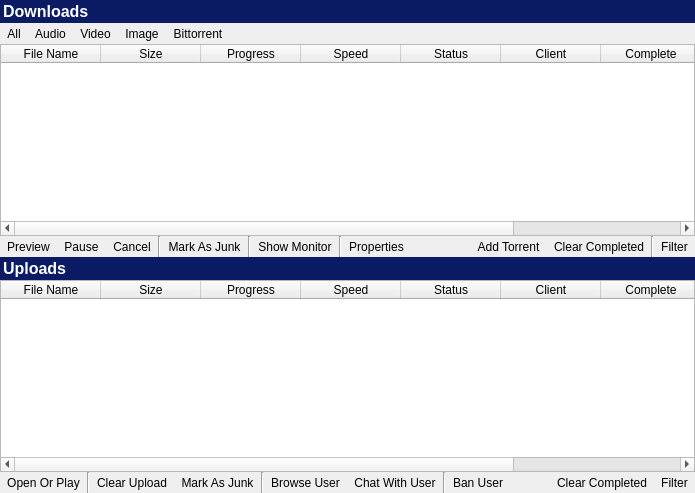
      <widget class="QWidget" name="pageTransfers">
       <layout class="QGridLayout" name="gridLayout_6">
        <property name="margin">
         <number>0</number>
        </property>
        <property name="spacing">
         <number>0</number>
        </property>
        <item row="0" column="0">
         <widget class="QFrame" name="frameDownloads">
          <property name="frameShape">
           <enum>QFrame::NoFrame</enum>
          </property>
          <property name="frameShadow">
           <enum>QFrame::Plain</enum>
          </property>
          <layout class="QGridLayout" name="gridLayout_33">
           <property name="margin">
            <number>0</number>
           </property>
           <property name="spacing">
            <number>0</number>
           </property>
           <item row="0" column="0">
            <widget class="QFrame" name="frameDownloadsHeader">
             <property name="minimumSize">
              <size>
               <width>0</width>
               <height>23</height>
              </size>
             </property>
             <property name="styleSheet">
              <string notr="true">background-color: rgb(11, 27, 99);</string>
             </property>
             <property name="frameShape">
              <enum>QFrame::NoFrame</enum>
             </property>
             <property name="frameShadow">
              <enum>QFrame::Raised</enum>
             </property>
             <layout class="QGridLayout" name="gridLayout_51">
              <property name="margin">
               <number>0</number>
              </property>
              <property name="spacing">
               <number>0</number>
              </property>
              <item row="0" column="0">
               <widget class="QLabel" name="labelDownloadsHeader">
                <property name="text">
                 <string>&lt;!DOCTYPE HTML PUBLIC &quot;-//W3C//DTD HTML 4.0//EN&quot; &quot;http://www.w3.org/TR/REC-html40/strict.dtd&quot;&gt;
&lt;html&gt;&lt;head&gt;&lt;meta name=&quot;qrichtext&quot; content=&quot;1&quot; /&gt;&lt;style type=&quot;text/css&quot;&gt;
p, li { white-space: pre-wrap; }
&lt;/style&gt;&lt;/head&gt;&lt;body style=&quot; font-family:'MS Shell Dlg 2'; font-size:8.25pt; font-weight:400; font-style:normal;&quot;&gt;
&lt;p style=&quot; margin-top:0px; margin-bottom:0px; margin-left:0px; margin-right:0px; -qt-block-indent:0; text-indent:0px;&quot;&gt;&lt;img src=&quot;:/Icons/FileType/Resource/24x24 File Type/Earth Download_32.png&quot; /&gt;&lt;span style=&quot; font-size:8pt;&quot;&gt; &lt;/span&gt;&lt;span style=&quot; font-size:12pt; font-weight:600; color:#ffffff;&quot;&gt;Downloads&lt;/span&gt;&lt;/p&gt;&lt;/body&gt;&lt;/html&gt;</string>
                </property>
               </widget>
              </item>
             </layout>
            </widget>
           </item>
           <item row="2" column="0">
            <widget class="QTableWidget" name="tableWidgetDownloads">
             <column>
              <property name="text">
               <string>File Name</string>
              </property>
             </column>
             <column>
              <property name="text">
               <string>Size</string>
              </property>
             </column>
             <column>
              <property name="text">
               <string>Progress</string>
              </property>
             </column>
             <column>
              <property name="text">
               <string>Speed</string>
              </property>
             </column>
             <column>
              <property name="text">
               <string>Status</string>
              </property>
             </column>
             <column>
              <property name="text">
               <string>Client</string>
              </property>
             </column>
             <column>
              <property name="text">
               <string>Complete</string>
              </property>
             </column>
             <column>
              <property name="text">
               <string>Country</string>
              </property>
             </column>
            </widget>
           </item>
           <item row="3" column="0">
            <widget class="QFrame" name="frameDownloadsToolbar">
             <layout class="QGridLayout" name="gridLayoutDownloadsToolbar">
              <property name="margin">
               <number>0</number>
              </property>
              <property name="spacing">
               <number>0</number>
              </property>
              <item row="0" column="0">
               <layout class="QGridLayout" name="gridLayout_171">
                <item row="0" column="0">
                 <widget class="QToolButton" name="toolButtonDownloadsPreview">
                  <property name="text">
                   <string>Preview</string>
                  </property>
                  <property name="icon">
                   <iconset>
                    <normaloff>:/Player/Resource/Player Play.png</normaloff>:/Player/Resource/Player Play.png</iconset>
                  </property>
                  <property name="toolButtonStyle">
                   <enum>Qt::ToolButtonTextBesideIcon</enum>
                  </property>
                  <property name="autoRaise">
                   <bool>true</bool>
                  </property>
                 </widget>
                </item>
                <item row="0" column="1">
                 <widget class="QToolButton" name="toolButtonDownloadsPause">
                  <property name="text">
                   <string>Pause</string>
                  </property>
                  <property name="icon">
                   <iconset>
                    <normaloff>:/Player/Resource/Player Pause.png</normaloff>:/Player/Resource/Player Pause.png</iconset>
                  </property>
                  <property name="toolButtonStyle">
                   <enum>Qt::ToolButtonTextBesideIcon</enum>
                  </property>
                  <property name="autoRaise">
                   <bool>true</bool>
                  </property>
                 </widget>
                </item>
                <item row="0" column="2">
                 <widget class="QToolButton" name="toolButtonDownloadsCancel">
                  <property name="text">
                   <string>Cancel</string>
                  </property>
                  <property name="icon">
                   <iconset>
                    <normaloff>:/Player/Resource/Erase All.png</normaloff>:/Player/Resource/Erase All.png</iconset>
                  </property>
                  <property name="toolButtonStyle">
                   <enum>Qt::ToolButtonTextBesideIcon</enum>
                  </property>
                  <property name="autoRaise">
                   <bool>true</bool>
                  </property>
                 </widget>
                </item>
                <item row="0" column="3">
                 <widget class="Line" name="line_2">
                  <property name="orientation">
                   <enum>Qt::Vertical</enum>
                  </property>
                 </widget>
                </item>
                <item row="0" column="4">
                 <widget class="QToolButton" name="toolButtonDownloadsMarkJunk">
                  <property name="text">
                   <string>Mark As Junk</string>
                  </property>
                  <property name="icon">
                   <iconset>
                    <normaloff>:/Icons/Resource/Trash.png</normaloff>:/Icons/Resource/Trash.png</iconset>
                  </property>
                  <property name="toolButtonStyle">
                   <enum>Qt::ToolButtonTextBesideIcon</enum>
                  </property>
                  <property name="autoRaise">
                   <bool>true</bool>
                  </property>
                 </widget>
                </item>
                <item row="0" column="6">
                 <widget class="QToolButton" name="toolButtonDownloadsShowMonitor">
                  <property name="text">
                   <string>Show Monitor</string>
                  </property>
                  <property name="icon">
                   <iconset>
                    <normaloff>:/Icons/Resource/Panthera.png</normaloff>:/Icons/Resource/Panthera.png</iconset>
                  </property>
                  <property name="toolButtonStyle">
                   <enum>Qt::ToolButtonTextBesideIcon</enum>
                  </property>
                  <property name="autoRaise">
                   <bool>true</bool>
                  </property>
                 </widget>
                </item>
                <item row="0" column="8">
                 <widget class="QToolButton" name="toolButtonDownloadsProperties">
                  <property name="text">
                   <string>Properties</string>
                  </property>
                  <property name="icon">
                   <iconset>
                    <normaloff>:/Icons/Resource/Gear.png</normaloff>:/Icons/Resource/Gear.png</iconset>
                  </property>
                  <property name="toolButtonStyle">
                   <enum>Qt::ToolButtonTextBesideIcon</enum>
                  </property>
                  <property name="autoRaise">
                   <bool>true</bool>
                  </property>
                 </widget>
                </item>
                <item row="0" column="7">
                 <widget class="Line" name="line_3">
                  <property name="orientation">
                   <enum>Qt::Vertical</enum>
                  </property>
                 </widget>
                </item>
                <item row="0" column="5">
                 <widget class="Line" name="line_8">
                  <property name="orientation">
                   <enum>Qt::Vertical</enum>
                  </property>
                 </widget>
                </item>
                <item row="0" column="9">
                 <spacer name="horizontalSpacer_14">
                  <property name="orientation">
                   <enum>Qt::Horizontal</enum>
                  </property>
                  <property name="sizeHint" stdset="0">
                   <size>
                    <width>40</width>
                    <height>20</height>
                   </size>
                  </property>
                 </spacer>
                </item>
                <item row="0" column="10">
                 <widget class="QToolButton" name="toolButtonDownloadsAddTorrent">
                  <property name="text">
                   <string>Add Torrent</string>
                  </property>
                  <property name="icon">
                   <iconset>
                    <normaloff>:/Icons/Resource/Bittorrent_32.png</normaloff>:/Icons/Resource/Bittorrent_32.png</iconset>
                  </property>
                  <property name="toolButtonStyle">
                   <enum>Qt::ToolButtonTextBesideIcon</enum>
                  </property>
                  <property name="autoRaise">
                   <bool>true</bool>
                  </property>
                 </widget>
                </item>
                <item row="0" column="11">
                 <widget class="QToolButton" name="toolButtonDownloadsClearCompleted">
                  <property name="text">
                   <string>Clear Completed</string>
                  </property>
                  <property name="icon">
                   <iconset>
                    <normaloff>:/Icons/Resource/Broom.png</normaloff>:/Icons/Resource/Broom.png</iconset>
                  </property>
                  <property name="toolButtonStyle">
                   <enum>Qt::ToolButtonTextBesideIcon</enum>
                  </property>
                  <property name="autoRaise">
                   <bool>true</bool>
                  </property>
                 </widget>
                </item>
                <item row="0" column="14">
                 <widget class="Line" name="line_4">
                  <property name="orientation">
                   <enum>Qt::Vertical</enum>
                  </property>
                 </widget>
                </item>
                <item row="0" column="15">
                 <widget class="QToolButton" name="toolButtonDownloadsFilter">
                  <property name="text">
                   <string>Filter</string>
                  </property>
                  <property name="icon">
                   <iconset>
                    <normaloff>:/Icons/Resource/Filter.png</normaloff>:/Icons/Resource/Filter.png</iconset>
                  </property>
                  <property name="toolButtonStyle">
                   <enum>Qt::ToolButtonTextBesideIcon</enum>
                  </property>
                  <property name="autoRaise">
                   <bool>true</bool>
                  </property>
                 </widget>
                </item>
               </layout>
              </item>
             </layout>
            </widget>
           </item>
           <item row="1" column="0">
            <widget class="QFrame" name="frameTransfersToolbar">
             <layout class="QGridLayout" name="gridLayoutDownloadsFilterToolbar">
              <property name="margin">
               <number>0</number>
              </property>
              <property name="spacing">
               <number>0</number>
              </property>
              <item row="0" column="0">
               <layout class="QGridLayout" name="gridLayout_170">
                <item row="0" column="0">
                 <widget class="QToolButton" name="toolButtonDownloadsFilterAll">
                  <property name="text">
                   <string>All</string>
                  </property>
                  <property name="icon">
                   <iconset>
                    <normaloff>:/Icons/Resource/toolbar downloads.png</normaloff>:/Icons/Resource/toolbar downloads.png</iconset>
                  </property>
                  <property name="toolButtonStyle">
                   <enum>Qt::ToolButtonTextBesideIcon</enum>
                  </property>
                  <property name="autoRaise">
                   <bool>true</bool>
                  </property>
                 </widget>
                </item>
                <item row="0" column="1">
                 <widget class="QToolButton" name="toolButtonDownloadsFilterAudio">
                  <property name="text">
                   <string>Audio</string>
                  </property>
                  <property name="icon">
                   <iconset>
                    <normaloff>:/Icons/Resource/Speaker.png</normaloff>:/Icons/Resource/Speaker.png</iconset>
                  </property>
                  <property name="toolButtonStyle">
                   <enum>Qt::ToolButtonTextBesideIcon</enum>
                  </property>
                  <property name="autoRaise">
                   <bool>true</bool>
                  </property>
                 </widget>
                </item>
                <item row="0" column="2">
                 <widget class="QToolButton" name="toolButtonDownloadsFilterVideo">
                  <property name="text">
                   <string>Video</string>
                  </property>
                  <property name="icon">
                   <iconset>
                    <normaloff>:/Icons/Resource/VisualHub.png</normaloff>:/Icons/Resource/VisualHub.png</iconset>
                  </property>
                  <property name="toolButtonStyle">
                   <enum>Qt::ToolButtonTextBesideIcon</enum>
                  </property>
                  <property name="autoRaise">
                   <bool>true</bool>
                  </property>
                 </widget>
                </item>
                <item row="0" column="3">
                 <widget class="QToolButton" name="toolButtonDownloadsFilterImage">
                  <property name="text">
                   <string>Image</string>
                  </property>
                  <property name="icon">
                   <iconset>
                    <normaloff>:/Icons/Resource/Images.png</normaloff>:/Icons/Resource/Images.png</iconset>
                  </property>
                  <property name="toolButtonStyle">
                   <enum>Qt::ToolButtonTextBesideIcon</enum>
                  </property>
                  <property name="autoRaise">
                   <bool>true</bool>
                  </property>
                 </widget>
                </item>
                <item row="0" column="5">
                 <widget class="QToolButton" name="toolButtonDownloadsFilterBittorrent">
                  <property name="text">
                   <string>Bittorrent</string>
                  </property>
                  <property name="icon">
                   <iconset>
                    <normaloff>:/Icons/Resource/Bittorrent_32.png</normaloff>:/Icons/Resource/Bittorrent_32.png</iconset>
                  </property>
                  <property name="toolButtonStyle">
                   <enum>Qt::ToolButtonTextBesideIcon</enum>
                  </property>
                  <property name="autoRaise">
                   <bool>true</bool>
                  </property>
                 </widget>
                </item>
                <item row="0" column="6">
                 <spacer name="horizontalSpacer_13">
                  <property name="orientation">
                   <enum>Qt::Horizontal</enum>
                  </property>
                  <property name="sizeHint" stdset="0">
                   <size>
                    <width>40</width>
                    <height>20</height>
                   </size>
                  </property>
                 </spacer>
                </item>
               </layout>
              </item>
             </layout>
            </widget>
           </item>
          </layout>
         </widget>
        </item>
        <item row="1" column="0">
         <widget class="QFrame" name="frameUploads">
          <property name="frameShape">
           <enum>QFrame::NoFrame</enum>
          </property>
          <property name="frameShadow">
           <enum>QFrame::Plain</enum>
          </property>
          <layout class="QGridLayout" name="gridLayout_32">
           <property name="margin">
            <number>0</number>
           </property>
           <property name="spacing">
            <number>0</number>
           </property>
           <item row="1" column="0">
            <widget class="QTableWidget" name="tableWidgetUploads">
             <column>
              <property name="text">
               <string>File Name</string>
              </property>
             </column>
             <column>
              <property name="text">
               <string>Size</string>
              </property>
             </column>
             <column>
              <property name="text">
               <string>Progress</string>
              </property>
             </column>
             <column>
              <property name="text">
               <string>Speed</string>
              </property>
             </column>
             <column>
              <property name="text">
               <string>Status</string>
              </property>
             </column>
             <column>
              <property name="text">
               <string>Client</string>
              </property>
             </column>
             <column>
              <property name="text">
               <string>Complete</string>
              </property>
             </column>
             <column>
              <property name="text">
               <string>Country</string>
              </property>
             </column>
            </widget>
           </item>
           <item row="0" column="0">
            <widget class="QFrame" name="frameUploadsHeader">
             <property name="minimumSize">
              <size>
               <width>0</width>
               <height>23</height>
              </size>
             </property>
             <property name="styleSheet">
              <string notr="true">background-color: rgb(11, 27, 99);</string>
             </property>
             <property name="frameShape">
              <enum>QFrame::NoFrame</enum>
             </property>
             <property name="frameShadow">
              <enum>QFrame::Raised</enum>
             </property>
             <layout class="QGridLayout" name="gridLayout_55">
              <property name="margin">
               <number>0</number>
              </property>
              <property name="spacing">
               <number>0</number>
              </property>
              <item row="0" column="0">
               <widget class="QLabel" name="labelUploadsHeader">
                <property name="text">
                 <string>&lt;!DOCTYPE HTML PUBLIC &quot;-//W3C//DTD HTML 4.0//EN&quot; &quot;http://www.w3.org/TR/REC-html40/strict.dtd&quot;&gt;
&lt;html&gt;&lt;head&gt;&lt;meta name=&quot;qrichtext&quot; content=&quot;1&quot; /&gt;&lt;style type=&quot;text/css&quot;&gt;
p, li { white-space: pre-wrap; }
&lt;/style&gt;&lt;/head&gt;&lt;body style=&quot; font-family:'MS Shell Dlg 2'; font-size:8.25pt; font-weight:400; font-style:normal;&quot;&gt;
&lt;p style=&quot; margin-top:0px; margin-bottom:0px; margin-left:0px; margin-right:0px; -qt-block-indent:0; text-indent:0px;&quot;&gt;&lt;img src=&quot;:/Icons/FileType/Resource/24x24 File Type/Earth Upload_32.png&quot; /&gt;&lt;span style=&quot; font-size:8pt;&quot;&gt; &lt;/span&gt;&lt;span style=&quot; font-size:12pt; font-weight:600; color:#ffffff;&quot;&gt;Uploads&lt;/span&gt;&lt;/p&gt;&lt;/body&gt;&lt;/html&gt;</string>
                </property>
               </widget>
              </item>
             </layout>
            </widget>
           </item>
           <item row="2" column="0">
            <widget class="QFrame" name="frameUploadsToolbar">
             <layout class="QGridLayout" name="gridLayoutUploadsToolbar">
              <property name="margin">
               <number>0</number>
              </property>
              <property name="spacing">
               <number>0</number>
              </property>
              <item row="0" column="0">
               <layout class="QGridLayout" name="gridLayout_172">
                <item row="0" column="0">
                 <widget class="QToolButton" name="toolButtonUploadsOpenPlay">
                  <property name="text">
                   <string>Open Or Play</string>
                  </property>
                  <property name="icon">
                   <iconset>
                    <normaloff>:/Icons/Resource/Player Play.png</normaloff>:/Icons/Resource/Player Play.png</iconset>
                  </property>
                  <property name="toolButtonStyle">
                   <enum>Qt::ToolButtonTextBesideIcon</enum>
                  </property>
                  <property name="autoRaise">
                   <bool>true</bool>
                  </property>
                 </widget>
                </item>
                <item row="0" column="1">
                 <widget class="Line" name="line_5">
                  <property name="orientation">
                   <enum>Qt::Vertical</enum>
                  </property>
                 </widget>
                </item>
                <item row="0" column="2">
                 <widget class="QToolButton" name="toolButtonUploadsClear">
                  <property name="text">
                   <string>Clear Upload</string>
                  </property>
                  <property name="icon">
                   <iconset>
                    <normaloff>:/Icons/Resource/Broom.png</normaloff>:/Icons/Resource/Broom.png</iconset>
                  </property>
                  <property name="toolButtonStyle">
                   <enum>Qt::ToolButtonTextBesideIcon</enum>
                  </property>
                  <property name="autoRaise">
                   <bool>true</bool>
                  </property>
                 </widget>
                </item>
                <item row="0" column="3">
                 <widget class="QToolButton" name="toolButtonUploadsMarkJunk">
                  <property name="text">
                   <string>Mark As Junk</string>
                  </property>
                  <property name="icon">
                   <iconset>
                    <normaloff>:/Icons/Resource/Trash.png</normaloff>:/Icons/Resource/Trash.png</iconset>
                  </property>
                  <property name="toolButtonStyle">
                   <enum>Qt::ToolButtonTextBesideIcon</enum>
                  </property>
                  <property name="autoRaise">
                   <bool>true</bool>
                  </property>
                 </widget>
                </item>
                <item row="0" column="5">
                 <widget class="Line" name="line_6">
                  <property name="orientation">
                   <enum>Qt::Vertical</enum>
                  </property>
                 </widget>
                </item>
                <item row="0" column="6">
                 <widget class="QToolButton" name="toolButtonUploadsBrowseUser">
                  <property name="text">
                   <string>Browse User</string>
                  </property>
                  <property name="icon">
                   <iconset>
                    <normaloff>:/Icons/Resource/Network Connections.png</normaloff>:/Icons/Resource/Network Connections.png</iconset>
                  </property>
                  <property name="toolButtonStyle">
                   <enum>Qt::ToolButtonTextBesideIcon</enum>
                  </property>
                  <property name="autoRaise">
                   <bool>true</bool>
                  </property>
                 </widget>
                </item>
                <item row="0" column="7">
                 <widget class="QToolButton" name="toolButtonUploadsChatUser">
                  <property name="text">
                   <string>Chat With User</string>
                  </property>
                  <property name="icon">
                   <iconset>
                    <normaloff>:/Icons/Resource/irc protocol.png</normaloff>:/Icons/Resource/irc protocol.png</iconset>
                  </property>
                  <property name="toolButtonStyle">
                   <enum>Qt::ToolButtonTextBesideIcon</enum>
                  </property>
                  <property name="autoRaise">
                   <bool>true</bool>
                  </property>
                 </widget>
                </item>
                <item row="0" column="8">
                 <widget class="Line" name="line_7">
                  <property name="orientation">
                   <enum>Qt::Vertical</enum>
                  </property>
                 </widget>
                </item>
                <item row="0" column="9">
                 <widget class="QToolButton" name="toolButtonUploadsBanUser">
                  <property name="text">
                   <string>Ban User</string>
                  </property>
                  <property name="icon">
                   <iconset>
                    <normaloff>:/Icons/Resource/Erase All.png</normaloff>:/Icons/Resource/Erase All.png</iconset>
                  </property>
                  <property name="toolButtonStyle">
                   <enum>Qt::ToolButtonTextBesideIcon</enum>
                  </property>
                  <property name="autoRaise">
                   <bool>true</bool>
                  </property>
                 </widget>
                </item>
                <item row="0" column="10">
                 <spacer name="horizontalSpacer_15">
                  <property name="orientation">
                   <enum>Qt::Horizontal</enum>
                  </property>
                  <property name="sizeHint" stdset="0">
                   <size>
                    <width>40</width>
                    <height>20</height>
                   </size>
                  </property>
                 </spacer>
                </item>
                <item row="0" column="11">
                 <widget class="QToolButton" name="toolButtonUploadsClearCompleted">
                  <property name="text">
                   <string>Clear Completed</string>
                  </property>
                  <property name="icon">
                   <iconset>
                    <normaloff>:/Icons/Resource/Broom.png</normaloff>:/Icons/Resource/Broom.png</iconset>
                  </property>
                  <property name="toolButtonStyle">
                   <enum>Qt::ToolButtonTextBesideIcon</enum>
                  </property>
                  <property name="autoRaise">
                   <bool>true</bool>
                  </property>
                 </widget>
                </item>
                <item row="0" column="12">
                 <widget class="QToolButton" name="toolButtonUploadsFilter">
                  <property name="text">
                   <string>Filter</string>
                  </property>
                  <property name="icon">
                   <iconset>
                    <normaloff>:/Icons/Resource/Filter.png</normaloff>:/Icons/Resource/Filter.png</iconset>
                  </property>
                  <property name="toolButtonStyle">
                   <enum>Qt::ToolButtonTextBesideIcon</enum>
                  </property>
                  <property name="autoRaise">
                   <bool>true</bool>
                  </property>
                 </widget>
                </item>
               </layout>
              </item>
             </layout>
            </widget>
           </item>
          </layout>
         </widget>
        </item>
       </layout>
      </widget>
